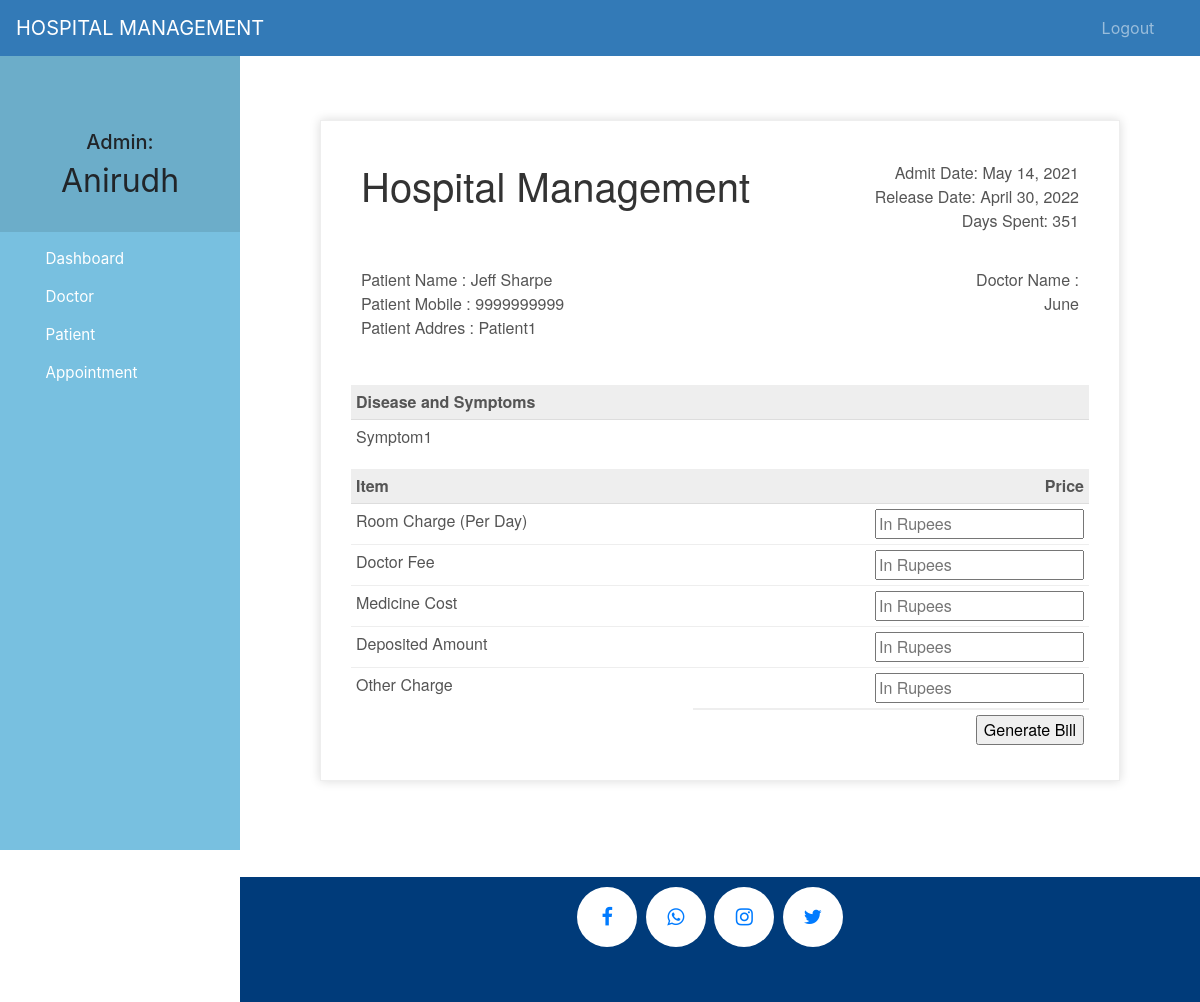
/discharge-patient/5 (signed in), run on the app's committed database.
### hospital/models.py (models this page shows, shortened)
class Patient(models.Model):
    user=models.OneToOneField(User,on_delete=models.CASCADE)
    address = models.CharField(max_length=40)
    mobile = models.CharField(max_length=20,null=False)
    symptoms = models.CharField(max_length=100,null=False)
    assignedDoctorId = models.PositiveIntegerField(null=True)
    admitDate=models.DateField(auto_now=True)
    status=models.BooleanField(default=False)
    @property
    def get_name(self):
        return self.user.first_name+" "+self.user.last_name

### hospital/views.py (the view, shortened to what this page needs)
# urls.py: path('discharge-patient/<int:pk>', views.discharge_patient_view,name='discharge-patient'),
@login_required(login_url='adminlogin')
@user_passes_test(is_admin)
def discharge_patient_view(request,pk):
    patient=models.Patient.objects.get(id=pk)
    days=(date.today()-patient.admitDate)
    assignedDoctor=models.User.objects.all().filter(id=patient.assignedDoctorId)
    d=days.days
    patientDict={
        'patientId':pk,
        'name':patient.get_name,
        'mobile':patient.mobile,
        'address':patient.address,
        'symptoms':patient.symptoms,
        'admitDate':patient.admitDate,
        'todayDate':date.today(),
        'day':d,
        'assignedDoctorName':assignedDoctor[0].first_name,
    }
    return render(request,'hospital/patient_generate_bill.html',context=patientDict)

### hospital/views.py (called while the page is built)
def is_admin(user):
    return user.groups.filter(name='ADMIN').exists()

### templates/hospital/patient_generate_bill.html (shortened to what this page needs)
{% extends 'hospital/admin_base.html' %} {% load static %} {% block content %}
<head>
</head>
<br><br><br>
<div class="invoice-box">
    <table cellpadding="0" cellspacing="0">
        <tr class="top">
            <td colspan="2">
                <table>
                    <tr>
                        <td class="title">
                            <h1>Hospital Management</h1>
                        </td>
                        <td>
                            Admit Date: {{admitDate}}<br> Release Date: {{todayDate}}<br> Days Spent: {{day}}
                        </td>
                    </tr>
                </table>
            </td>
        </tr>
        <tr class="information">
            <td colspan="2">
                <table>
                    <tr>
                        <td>
                            Patient Name : {{name}}<br> Patient Mobile : {{mobile}}<br> Patient Addres : {{address}}<br>
                        </td>
                        <td>
                            Doctor Name :<br> {{assignedDoctorName}}
                            <br>
                        </td>
                    </tr>
                </table>
            </td>
        </tr>
        <tr class="heading">
            <td>
                Disease and Symptoms
            </td>
            <td>
            </td>
        </tr>
        <tr class="details">
            <td>
                {{symptoms}}
            </td>
        </tr>
        <tr class="heading">
            <td>
                Item
            </td>
            <td>
                Price
            </td>
        </tr>
        <form method="post">
            <tr class="item">
                <td>
                    Room Charge (Per Day)
                </td>
                <td>
                    <input type="number" name="roomCharge" placeholder="In Rupees" value="">
                </td>
            </tr>
            <tr class="item">
                <td>
                    Doctor Fee
                </td>
                <td>
                    <input type="number" name="doctorFee" placeholder="In Rupees" value="">
                </td>
            </tr>
            <tr class="item">
                <td>
                    Medicine Cost
                </td>
                <td>
                    <input type="number" name="medicineCost" placeholder="In Rupees" value="">
                </td>
            </tr>
            <tr class="item">
                <td>
                    Deposited Amount
                </td>
                <td>
                    <input type="number" name="DepositedAmount" placeholder="In Rupees" value="">
                </td>
            </tr>
            <tr class="item last">
                <td>
                    Other Charge
                </td>
                <td>
                    <input type="number" name="OtherCharge" placeholder="In Rupees" value="">
                </td>
            </tr>
            <tr class="total">
                <td></td>
                <td>
                    <input type="submit" name="submit" value="Generate Bill">
                </td>
            </tr>
        </form>
    </table>
</div>
{% endblock content %}

### templates/hospital/admin_base.html (shortened to what this page needs)
<!DOCTYPE html> {% load static %}
<html lang="en">
<head>
    <link rel="stylesheet" href="https://stackpath.bootstrapcdn.com/bootstrap/4.3.1/css/bootstrap.min.css">
    <link rel="stylesheet" href="https://maxcdn.bootstrapcdn.com/font-awesome/4.7.0/css/font-awesome.min.css">
    <link rel="stylesheet" href="{% static '/style.css' %}">
</head>
<body>
    <nav class="menu" tabindex="0">
        <header class="avatar">
            <br><br>
            <h5>Admin:</h5>
            <h2>{{request.user.first_name}}</h2>
        </header>
        <ul>
            <li tabindex="0" class="icon-dashboard"> <a style="color:white; text-decoration:none;" href="/admin-dashboard"><span>Dashboard</span></a> </li>
            <li tabindex="0" class="icon-customers"> <a style="color:white; text-decoration:none;" href="/admin-doctor"><span>Doctor</span></a></li>
            <li tabindex="0" class="icon-users"> <a style="color:white; text-decoration:none;" href="/admin-patient"><span>Patient</span></a></li>
            <li tabindex="0" class="icon-calendar"> <a style="color:white; text-decoration:none;" href="/admin-appointment"><span>Appointment</span></a></li>
        </ul>
    </nav>
    <main>
        <div class="bs-example">
            <nav class="navbar navbar-expand-md  navbar-dark fixed-top" style="background:#337AB7;">
                <a href="/admin-dashboard" class="navbar-brand">HOSPITAL MANAGEMENT</a>
                <div class="collapse navbar-collapse justify-content-between" id="navbarCollapse">
                    <div class="navbar-nav" style=" margin-left: 90%;">
                        <a href="/logout" class="nav-item nav-link">Logout</a>
                    </div>
                </div>
            </nav>
        </div>
        <br><br> {% block content %} {% endblock content %}
        <br><br><br><br>
        <footer>
            <p>
                <a id="ftr" href="" class="fa fa-facebook"></a>
                <a id="ftr" href="" class="fa fa-whatsapp"></a>
                <a id="ftr" href="" class="fa fa-instagram"></a>
                <a id="ftr" href="" class="fa fa-twitter"></a>
            </p>
            <br>
        </footer>
    </main>
</body>
</html>

### static/style.css (style rules this page uses)
body { padding-left: 240px; }
main { position: relative; height: 100vh; }
.menu { background: #fb8500; height: 100vh; width: 240px; position: fixed; top: 0px; left: 0; z-index: 5; outline: none; }
.menu .avatar { background: rgba(0, 0, 0, 0.1); padding: 2em 0.5em; text-align: center; }
.menu .avatar h2 { font-weight: normal; margin-bottom: 0; }
.menu ul { list-style: none; padding: 0.5em 0; margin: 0; }
.menu ul li { padding: 0.5em 1em 0.5em 3em; font-size: 0.95em; font-weight: regular; background-repeat: no-repeat; background-position: left 15px center; background-size: auto 20px; transition: all 0.15s linear; cursor: pointer; }
.menu ul li.icon-dashboard { background-image: url("http://www.entypo.com/images//gauge.svg"); }
.menu ul li.icon-customers { background-image: url("http://www.entypo.com/images//briefcase.svg"); }
.menu ul li.icon-users { background-image: url("http://www.entypo.com/images//users.svg"); }
.menu ul li.icon-calendar { background-image: url("http://www.entypo.com/images//calendar.svg"); }

### templates/hospital/admin_base.html (style rules this page uses)
a:link { text-decoration: none; }
a { color: white; }
footer { padding: 0px 20px 10px 0px; background-color: #003B7A; margin: 0px; }
.fa { padding: 20px; font-size: 20px; width: 60px; text-align: center; text-decoration: none; margin: 5px 2px; border-radius: 50%; }
.fa-facebook { background: #ffffff; color: #007BFF; margin-top: 10px; }
.fa-whatsapp { background: #ffffff; color: #007BFF; }
.fa-twitter { background: #ffffff; color: #007BFF; }
.fa-instagram { background: #ffffff; color: #007BFF; }
p { text-align: center; }
body { padding-left: 240px; }
main { position: relative; height: 100vh; }
.menu { background: #78C0E0; height: 100vh; width: 240px; position: fixed; top: 0px; left: 0; z-index: 5; outline: none; }
.menu .avatar { background: rgba(0, 0, 0, 0.1); padding: 2em 0.5em; text-align: center; }
.menu .avatar h2 { font-weight: normal; margin-bottom: 0; }
.menu ul { list-style: none; padding: 0.5em 0; margin: 0; }
.menu ul li { padding: 0.5em 1em 0.5em 3em; font-size: 0.95em; font-weight: regular; background-repeat: no-repeat; background-position: left 15px center; background-size: auto 20px; transition: all 0.15s linear; cursor: pointer; }
.menu ul li.icon-dashboard { background-image: url("http://www.entypo.com/images//gauge.svg"); }
.menu ul li.icon-customers { background-image: url("http://www.entypo.com/images//briefcase.svg"); }
.menu ul li.icon-users { background-image: url("http://www.entypo.com/images//users.svg"); }
.menu ul li.icon-calendar { background-image: url("http://www.entypo.com/images//calendar.svg"); }

### templates/hospital/patient_generate_bill.html (style rules this page uses)
.invoice-box { max-width: 800px; margin: auto; padding: 30px; border: 1px solid #eee; box-shadow: 0 0 10px rgba(0, 0, 0, .15); font-size: 16px; line-height: 24px; font-family: 'Helvetica Neue', 'Helvetica', Helvetica, Arial, sans-serif; color: #555; }
.invoice-box table { width: 100%; line-height: inherit; text-align: left; }
.invoice-box table td { padding: 5px; vertical-align: top; }
.invoice-box table tr td:nth-child(2) { text-align: right; }
.invoice-box table tr.top table td { padding-bottom: 20px; }
.invoice-box table tr.top table td.title { font-size: 45px; line-height: 45px; color: #333; }
.invoice-box table tr.information table td { padding-bottom: 40px; }
.invoice-box table tr.heading td { background: #eee; border-bottom: 1px solid #ddd; font-weight: bold; }
.invoice-box table tr.details td { padding-bottom: 20px; }
.invoice-box table tr.item td { border-bottom: 1px solid #eee; }
.invoice-box table tr.item.last td { border-bottom: none; }
.invoice-box table tr.total td:nth-child(2) { border-top: 2px solid #eee; font-weight: bold; }
.menu { top: 50px; }

### data on the page
Patient: admitDate "May 14, 2021", mobile "9999999999", address "Patient1", symptoms "Symptom1"

### other printed values
{{ request.user.first_name }} "Anirudh"
{{ name }} "Jeff Sharpe"
{{ assignedDoctorName }} "June"
